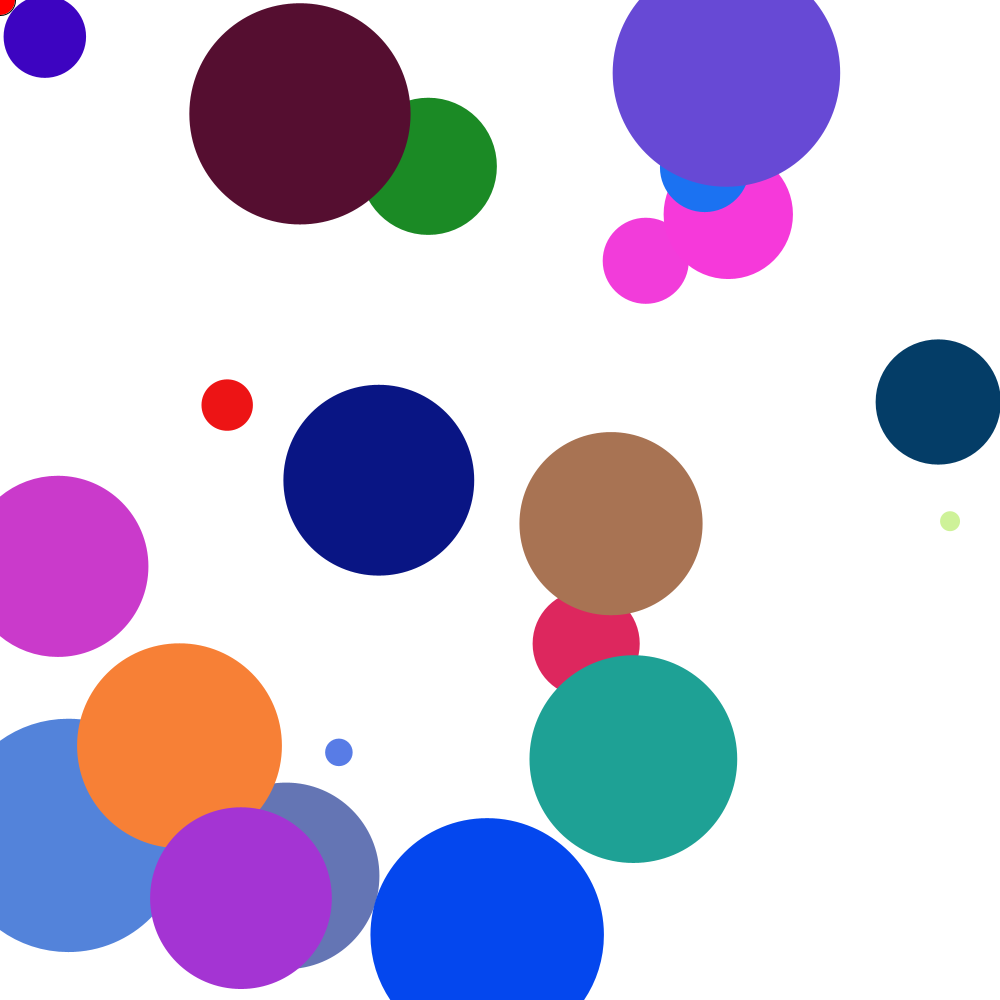
Frame 1 (no input)
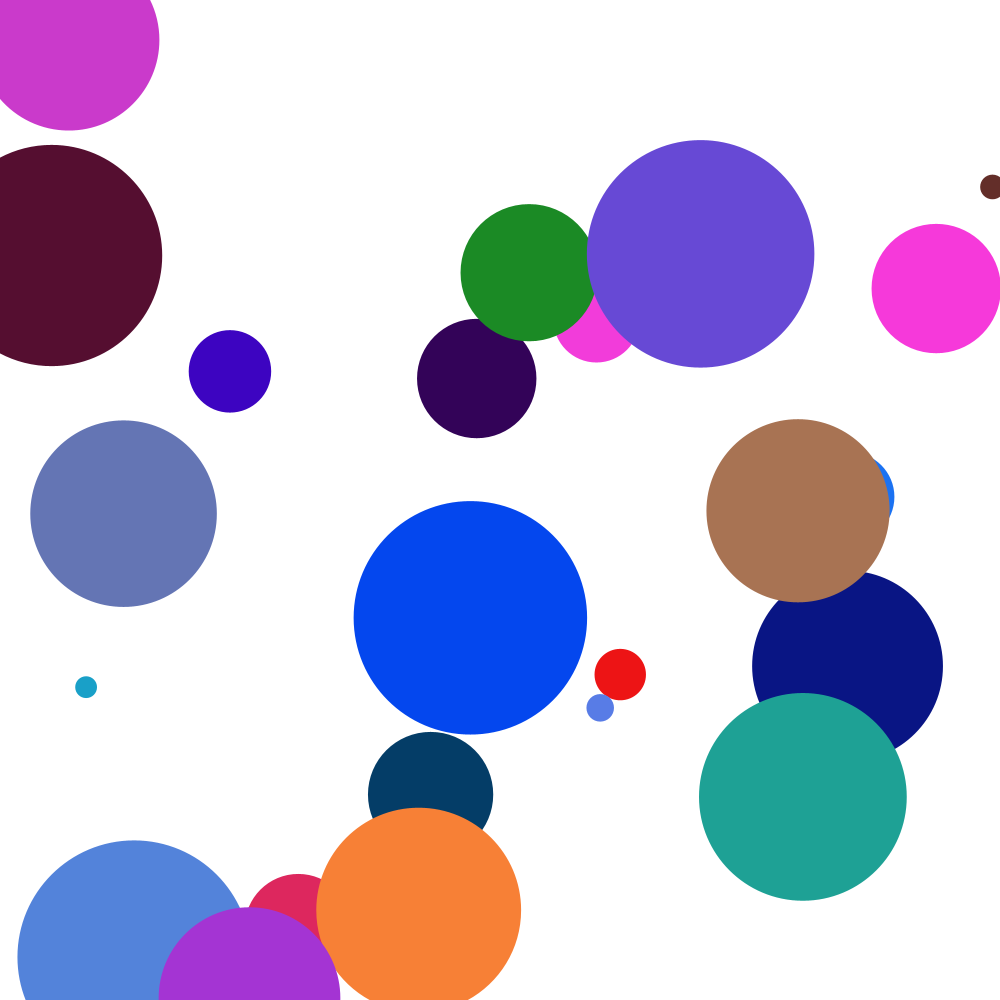
Frame 60 (the mouse pressed at the canvas centre just before this capture)
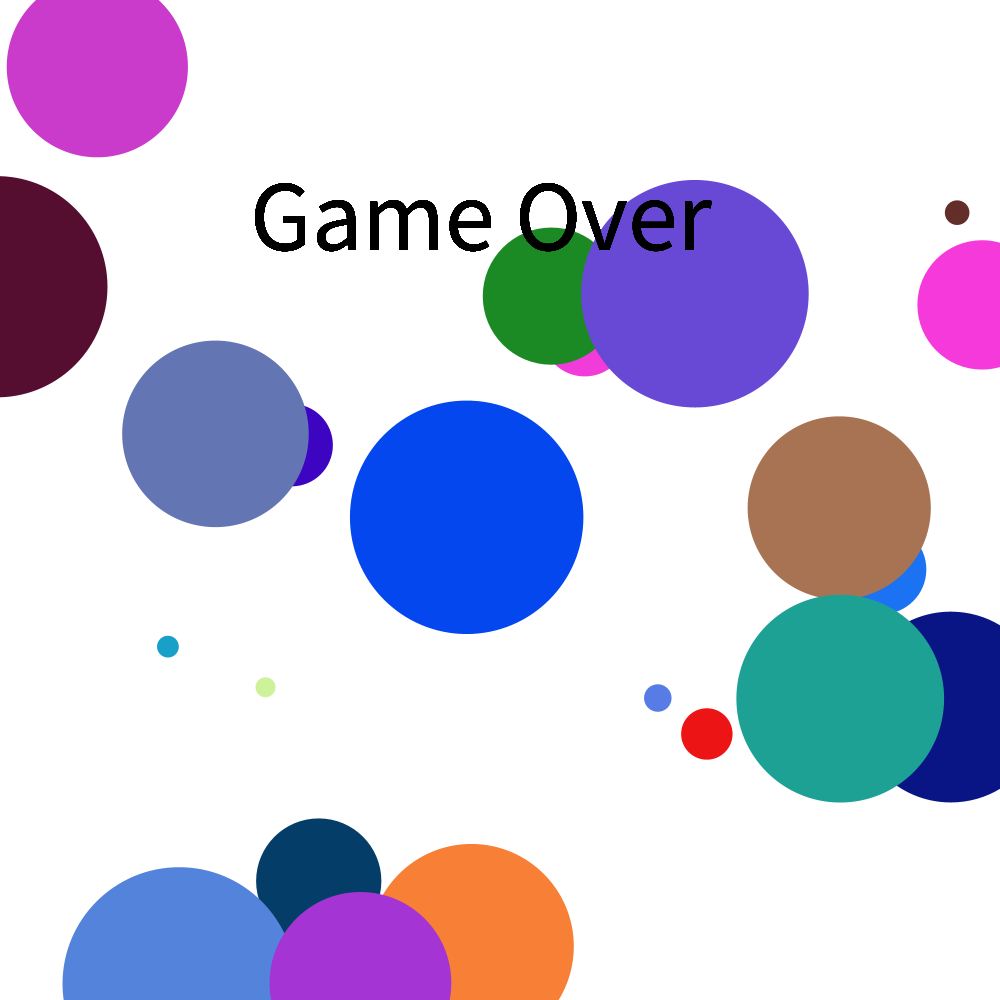
Frame 120 (the mouse held since frame 60 and released just before this capture)

The Processing sketch that drew these frames (run headless with seeded random() and noise(); from frame 60 on, the mouse is pressed at the canvas centre):

// Processing sketch: BtecAgario
// ── BtecAgario.pde
Blob blob = new Blob(30);
int num=25;
boolean end=false;
Food[] food = new Food[num];
void setup(){
  size(1000,1000);
  frameRate(20);
  for(int i=0;i<num-1;i++){
  float fxr = random(0,1000);
  float fyr = random(0,1000);
  food[i] = new Food(fxr,fyr);
  }

}
void draw(){
  background(255);
  blob.show();
  for(int i=0;i<num-1;i++){
  food[i].show();
  food[i].walls();
  blob.intersect(food[i]);
  if(end){
    food[i].fxdir = 0;
    food[i].fydir = 0;
    fill(0);
    textSize(100);
    text("Game Over",250,250);
  }else if(blob.w > 20 * num - 1){
    fill(0);
    textSize(100);
    text("You Win",250,250);
  }
}

}

// ── Blob.pde
class Blob{
  float xpos;
  float ypos;
  float w;
  
  Blob(float dia){
    xpos = mouseX;
    ypos = mouseY;
    w = dia;
  }
  void show(){
    xpos = mouseX;
    ypos = mouseY;
    ellipseMode(CENTER);
    fill(255,0,0);
    ellipse(xpos,ypos,w,w);
  }
  void intersect(Food food){
    if(xpos + w/2>food.fx && xpos<food.fx+20 && ypos + w/2>food.fy && ypos<food.fy+20 && w > food.r){
      food.fx = 1500;
      food.fy = 1500;
      w = w + 20;
    }else if(xpos + w/2>food.fx && xpos<food.fx+20 && ypos + w/2>food.fy && ypos<food.fy+20 && w < food.r){
      end = true;
    }
  }
}

// ── Food.pde
class Food{
  float fx;
  float fy;
  float fxdir;
  float fydir;
  float r;
  float R = random(0,255);
  float G = random(0,255);
  float B = random(0,255);
  Food(float fxpos, float fypos){
    fx = fxpos;
    fy = fypos;
    r = random(10,250);
    fxdir = random(-10,10);
    fydir = random(-10,10);
  }
  
  void show(){
    fx = fx + fxdir;
    fy = fy + fydir;
    ellipseMode(CENTER);
    fill(R,G,B);
    noStroke();
    ellipse(fx,fy,r,r);
    circle(fx,fy,20);
    
  }
  void walls(){
    if(fx>width||fx<0){
      fxdir = fxdir * -1;
    }else if(fy>height||fy<0){
      fydir = fydir * -1;
    }  
  }
}
